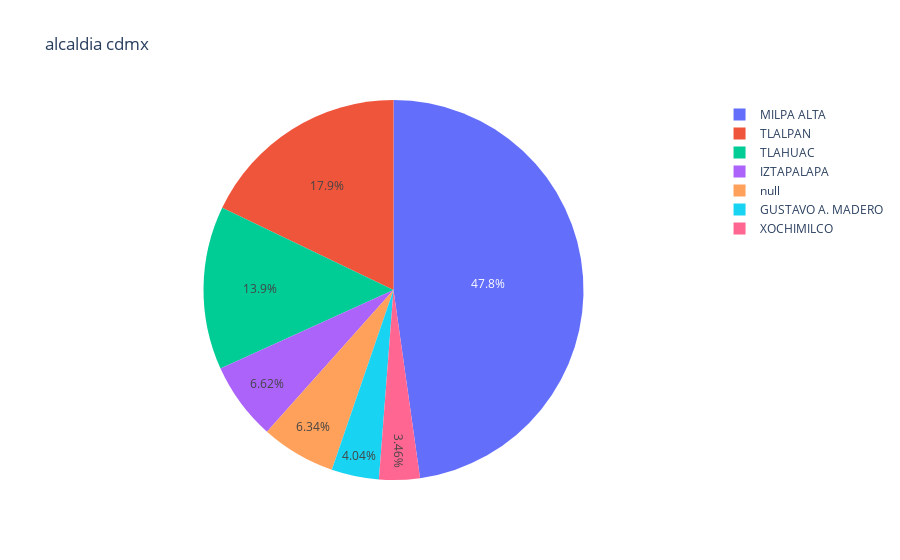

The cell this chart's notebook holds for it:
### Code cell
fig = px.pie(rain, values='capacidad', names='alcaldia', title='alcaldia cdmx')
fig.show()

### Figure 1 — Plotly figure (JSON) as saved in the notebook; plotly's stock layout.template omitted (floating-point values rounded to 4 significant figures; data arrays with more than 128 entries replaced by an {"elided": "..."} marker saying what was removed)
{"data": [{"domain": {"x": [0, 1], "y": [0, 1]}, "hovertemplate": "alcaldia=%{label}<br>capacidad=%{value}<extra></extra>", "labels": {"elided": "16971 str values"}, "legendgroup": "", "name": "", "showlegend": true, "type": "pie", "values": {"elided": "16971 int values"}}], "layout": {"legend": {"tracegroupgap": 0}, "title": {"text": "alcaldia cdmx"}}}
